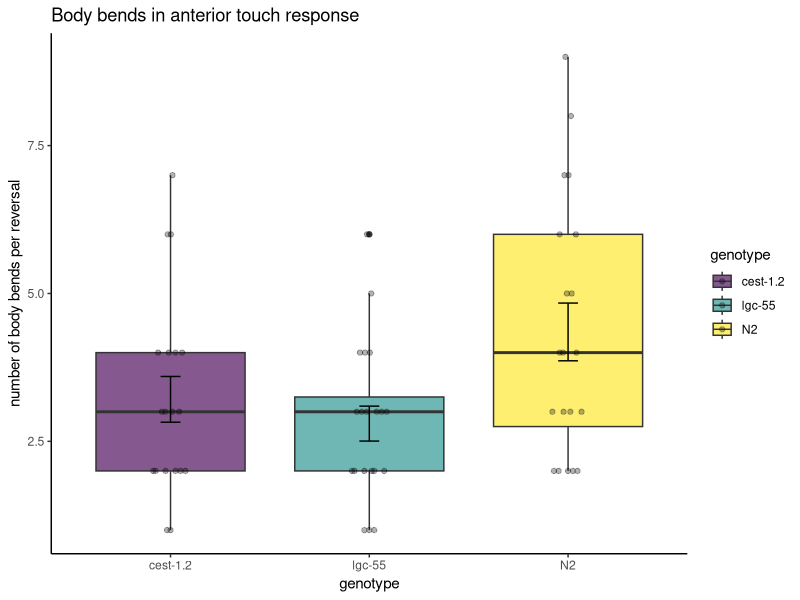

Write R code to recreate this figure.
knitr::opts_chunk$set(echo = TRUE)
library(tidyverse)
library(patchwork)
library(ggbeeswarm)
library(kableExtra)
library(magrittr)
library(viridis)
theme_set(theme_classic())


AntTouch <- read_csv('cest1.2_anterior_touch_merged.csv') %>%
  mutate(plate = as.factor(plate))

(bodybend <- AntTouch %>%
    filter(date == "12/7/2021") %>%
    ggplot(aes(x =genotype, y = bends, fill = genotype)) +
    geom_boxplot() +
    ggbeeswarm::geom_quasirandom(aes(group = genotype),
                                 width = .1,
                                 alpha = 0.3,
                                 dodge.width = .75) +
    stat_summary(aes(),
                 geom = "errorbar", 
                 fun.data = "mean_se", 
                 width = 0.1, 
                 position = position_dodge(width = 1.6)) +
    scale_color_viridis(discrete = TRUE, option = "D", alpha = 0.65) +
    scale_fill_viridis(discrete = TRUE, option = "D", alpha = 0.65) +
    labs(title = "Body bends in anterior touch response",
         y = "number of body bends per reversal"))
